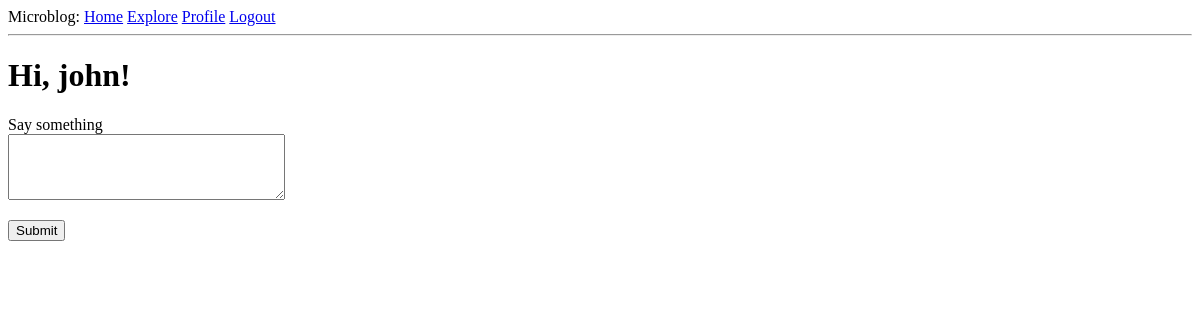
The page /index (signed in) on the database as committed earlier.
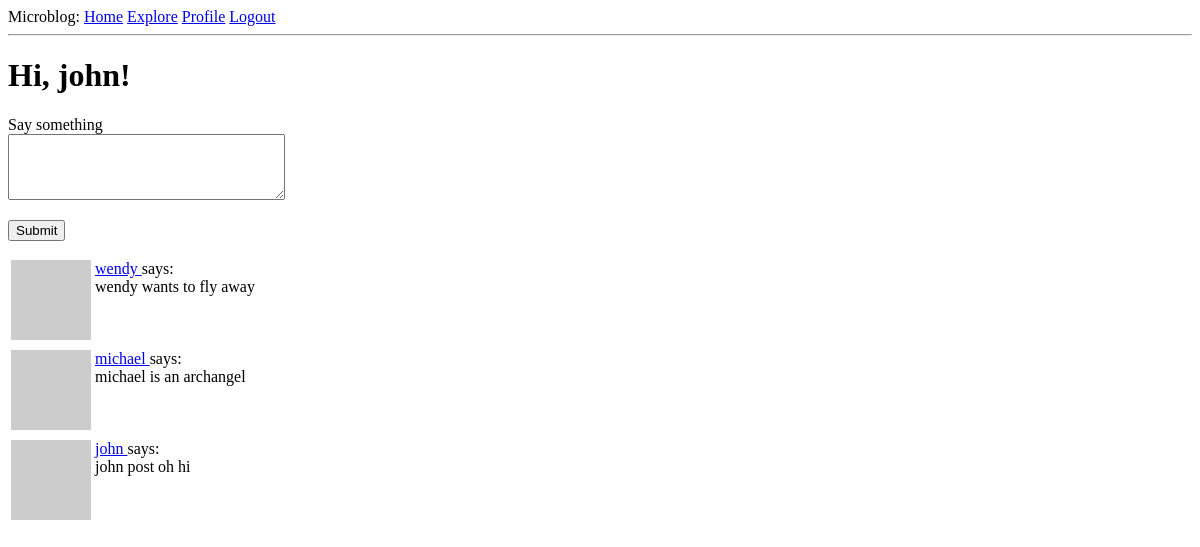
The same page on the database as committed later.
### app/models.py (models this page shows, shortened)
class User(UserMixin, db.Model):
    id = db.Column(db.Integer, primary_key=True)
    username = db.Column(db.String(64), index=True, unique=True)
    email = db.Column(db.String(120), index=True, unique=True)
    password_hash = db.Column(db.String(128))
    posts = db.relationship('Post', backref='author', lazy='dynamic')
    about_me = db.Column(db.String(140))
    last_seen = db.Column(db.DateTime, default=datetime.utcnow)
    '''
    This is a tricky because it's a self-referential relationship.
    Left-side is User (the class)
    '''
    followed = db.relationship(
        'User',
        secondary=followers,
        primaryjoin=(followers.c.follower_id == id),
        secondaryjoin=(followers.c.followed_id == id),
        backref=db.backref('followers', lazy='dynamic'), lazy='dynamic')
    def avatar(self, size):
        digest = md5(self.email.lower().encode('utf-8')).hexdigest()
        return 'https://www.gravatar.com/avatar/{}?d=identicon&s={}'.format(
            digest, size)
    def followed_posts(self):
        followed = Post.query.join(
            followers, (followers.c.followed_id == Post.user_id)).filter(
                followers.c.follower_id == self.id)
        own = Post.query.filter_by(user_id=self.id)
        return followed.union(own).order_by(Post.timestamp.desc())

class Post(db.Model):
    id = db.Column(db.Integer, primary_key=True)
    body = db.Column(db.String(140))
    timestamp = db.Column(db.DateTime, index=True, default=datetime.utcnow)
    user_id = db.Column(db.Integer, db.ForeignKey('user.id'))

### app/routes.py (the view, shortened to what this page needs)
@app.route('/', methods=['GET', 'POST'])
@app.route('/index', methods=['GET', 'POST'])
@login_required
def index():
    form = PostForm()
    title = 'Home Page'
    posts = current_user.followed_posts().all()
    return render_template('index.html', title=title, form=form, posts=posts)

### app/forms.py
class PostForm(FlaskForm):
    post = TextAreaField('Say something', validators=[
        DataRequired(), Length(min=1, max=140)])
    submit = SubmitField('Submit')

### app/models.py (called while the page is built)
@login.user_loader
def load_user(id):
    return User.query.get(int(id))

### app/routes.py (called while the page is built)
@app.before_request
def before_request():
    if current_user.is_authenticated:
        current_user.last_seen = datetime.utcnow()
        db.session.commit()

### app/templates/index.html (shortened to what this page needs)
{% extends "base.html" %}
{% block content %}
    <h1>Hi, {{ current_user.username }}!</h1>
    {% if form %}
        <form action="" method="post">
            <p>
                {{ form.post.label }}<br>
                {{ form.post(cols=32, rows=4) }}<br>
            </p>
            <p>{{ form.submit() }}</p>
        </form>
    {% endif %}
    {% for post in posts %}
        {% include '_post.html' %}
    {% endfor %}
{% endblock %}

### app/templates/base.html (shortened to what this page needs)
<!DOCTYPE html>
<html>
    <head>
    </head>
    <body>
        <div>
            Microblog:
            <a href="{{ url_for('index') }}">Home</a>
            <a href="{{ url_for('explore') }}">Explore</a>
            {% if current_user.is_anonymous %}
                <a href="{{ url_for('login') }}">Login</a>
            {% else %}
                <a href="{{ url_for('user', username=current_user.username) }}">Profile</a>
                <a href="{{ url_for('logout') }}">Logout</a>
            {% endif %}
        </div>
        <hr>
        {% block content %}{% endblock %}
    </body>
</html>

### app/templates/_post.html
<table>
    <tr valign="top">
        <td><img src="{{ post.author.avatar(36) }}"></td>
        <td>
            <a href="{{ url_for('user', username=post.author.username) }}">
                {{ post.author.username }}
            </a>
            says:<br>{{ post.body }}
        </td>
    </tr>
</table>

Rows that differ between the two databases and show on the page:
added Post: author.username "wendy", body "wendy wants to fly away"
added Post: author.username "michael", body "michael is an archangel"
added Post: author.username "john", body "john post oh hi"
